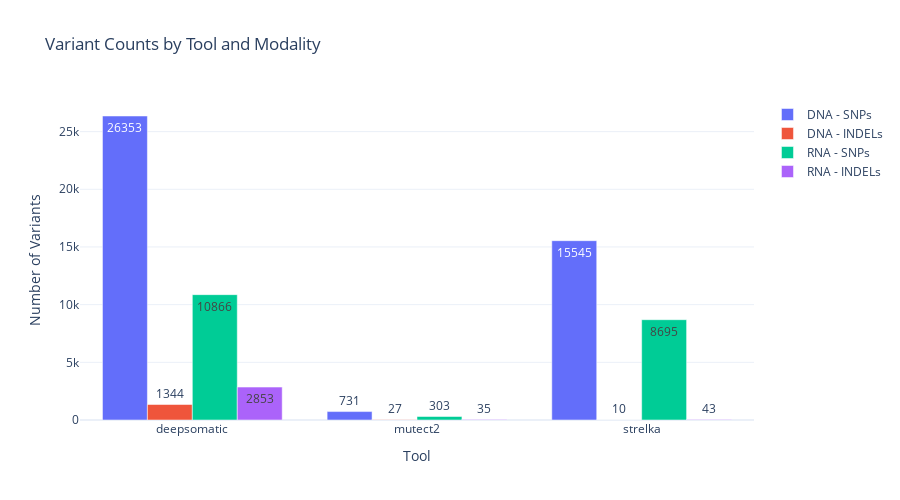

Notebook source saved alongside this figure:
### Markdown cell above
### Plot 1: Variant Counts by Tool

### Code cell
visualizer.plot_variant_counts_by_tool()

### Figure 1 — Plotly figure (JSON) as saved in the notebook; plotly's stock layout.template omitted (floating-point values rounded to 4 significant figures)
{"data": [{"name": "DNA - SNPs", "text": [26350.0, 731.0, 15540.0], "textposition": "auto", "type": "bar", "x": ["deepsomatic", "mutect2", "strelka"], "y": [26353, 731, 15545]}, {"name": "DNA - INDELs", "text": [1344.0, 27.0, 10.0], "textposition": "auto", "type": "bar", "x": ["deepsomatic", "mutect2", "strelka"], "y": [1344, 27, 10]}, {"name": "RNA - SNPs", "text": [10870.0, 303.0, 8695.0], "textposition": "auto", "type": "bar", "x": ["deepsomatic", "mutect2", "strelka"], "y": [10866, 303, 8695]}, {"name": "RNA - INDELs", "text": [2853.0, 35.0, 43.0], "textposition": "auto", "type": "bar", "x": ["deepsomatic", "mutect2", "strelka"], "y": [2853, 35, 43]}], "layout": {"barmode": "group", "height": 500, "title": {"text": "Variant Counts by Tool and Modality"}, "xaxis": {"title": {"text": "Tool"}}, "yaxis": {"title": {"text": "Number of Variants"}}}}
